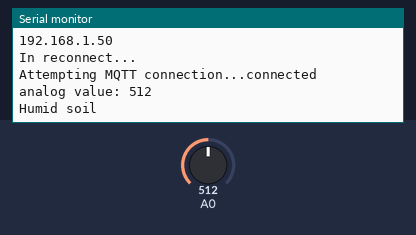
Bench run of a sketch on a simulated ESP8266 (NodeMCU). Parts: the last lines printed to the serial monitor. The inputs (shaded band) are chosen by the test bench; at power-on: A0 = 512. WiFi joins after 1.5 s; servers stay silent unless stated; no MQTT or app messages arrive unless stated.

Above: at 2.7 s.
2.8 s: A0 set to 710
At 7.5 s:
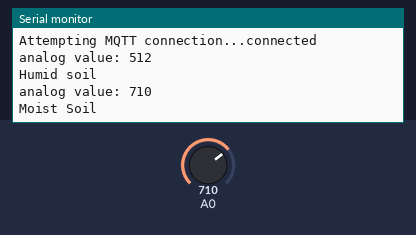
13.0 s: A0 set to 290
At 17.6 s:
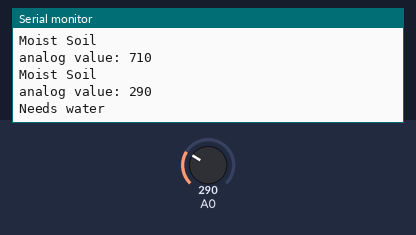
Timing chart, 0 to 19.1 s (numbered marks = the images above; inputs shaded):
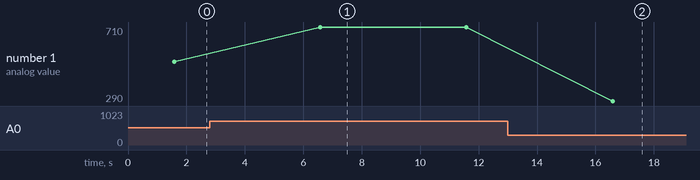

The sketch:

esp_mqtt.ino
```cpp
/*
 Basic ESP8266 MQTT publish client example for a moisture sensor
*/
#include <ESP8266WiFi.h>
#include <PubSubClient.h>

// Update these with values suitable for your network.
const char* ssid = "YOUR_SSID_NAME";
const char* password = "YOUR_PASSWORD";
const char* mqtt_server = "YOUR_NODE_RED_IP";

WiFiClient espClient;
PubSubClient client(espClient);

void setup_wifi() {
  // Connecting to a WiFi network
  WiFi.begin(ssid, password);
  while (WiFi.status() != WL_CONNECTED) {
    delay(500);
    Serial.print(".");
  }
  Serial.println("WiFi connected");
  Serial.println("IP address: ");
  Serial.println(WiFi.localIP());
}

void reconnect() {
  // Loop until we're reconnected
  Serial.println("In reconnect...");
  while (!client.connected()) {
    Serial.print("Attempting MQTT connection...");
    // Attempt to connect
    if (client.connect("Arduino_Moisture")) {
      Serial.println("connected");
    } else {
      Serial.print("failed, rc=");
      Serial.print(client.state());
      Serial.println(" try again in 5 seconds");
      delay(5000);
    }
  }
}

void setup() {
  Serial.begin(9600);
  setup_wifi();
  client.setServer(mqtt_server, 1883);
}

void loop() {
  char msg[10];
  char msgtext[25];
  String themsg;
  if (!client.connected()) {
    reconnect();
  }

  int soil_moisture=analogRead(A0);  // read from analog pin A0
  Serial.print("analog value: ");
  Serial.println(soil_moisture);

  if((soil_moisture>300)&&(soil_moisture<700)) {
    Serial.println("Humid soil");
    sprintf(msgtext,"Humid soil",soil_moisture);
  }
  else if ((soil_moisture>700)&&(soil_moisture<950)){
    Serial.println("Moist Soil");
    sprintf(msgtext,"Moist Soil",soil_moisture);
  }
  else if (soil_moisture <300){
    Serial.println("Needs water");
    sprintf(msgtext,"Needs water",soil_moisture);
  }
  else
  {
      sprintf(msgtext,"Sensor Problem",soil_moisture);
  }

  sprintf(msg,"%i",soil_moisture);
  client.publish("humidity", msg);
  client.publish("soil", msgtext);
  delay(5000);
}
```

Measured:
- after the input at 2.8 s, the serial monitor: prints a new line after 3.8 s (image 1)
- after the input at 13.0 s, the serial monitor: prints a new line after 3.6 s (image 2)
- plotted number 1: 512 → 710 after the input at 2.8 s, 710 → 290 after the input at 13.0 s
